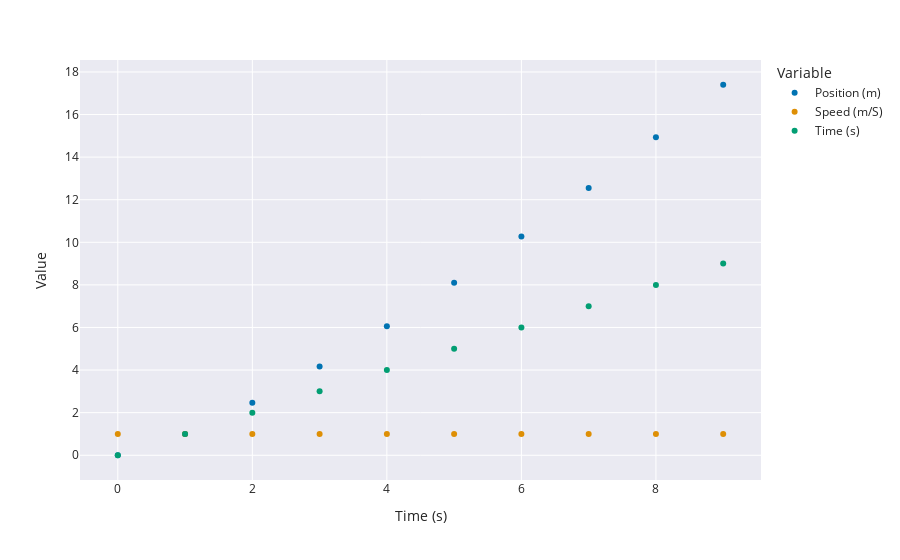

Notebook code for this chart:
### Code cell
df = pd.DataFrame({'time__s__': range(10), 'position__m__': [i**1.3 for i in range(10)], 'speed__m/s__': 10*[1]})
fig = px.scatter(df,x='time__s__', y=['position__m__', 'speed__m/s__'])
fig+px.scatter(df,x='time__s__', y='time__s__')

### Figure 1 — Plotly figure (JSON) as saved in the notebook; plotly's stock layout.template omitted (floating-point values rounded to 4 significant figures)
{"data": [{"hovertemplate": "Variable=position__m__<br>Time (s)=%{x}<br>Value=%{y}<extra></extra>", "legendgroup": "Position (m)", "marker": {"color": "#0173b2", "symbol": "circle"}, "mode": "markers", "name": "Position (m)", "orientation": "v", "showlegend": true, "type": "scatter", "x": [0, 1, 2, 3, 4, 5, 6, 7, 8, 9], "xaxis": "x", "y": [0, 1, 2.462, 4.171, 6.063, 8.103, 10.27, 12.55, 14.93, 17.4], "yaxis": "y"}, {"hovertemplate": "Variable=speed__m/s__<br>Time (s)=%{x}<br>Value=%{y}<extra></extra>", "legendgroup": "Speed (m/S)", "marker": {"color": "#de8f05", "symbol": "circle"}, "mode": "markers", "name": "Speed (m/S)", "orientation": "v", "showlegend": true, "type": "scatter", "x": [0, 1, 2, 3, 4, 5, 6, 7, 8, 9], "xaxis": "x", "y": [1, 1, 1, 1, 1, 1, 1, 1, 1, 1], "yaxis": "y"}, {"hovertemplate": "Time (s)=%{y}<extra></extra>", "legendgroup": "", "marker": {"color": "#029e73", "symbol": "circle"}, "mode": "markers", "name": "Time (s)", "orientation": "v", "showlegend": true, "type": "scatter", "x": [0, 1, 2, 3, 4, 5, 6, 7, 8, 9], "xaxis": "x", "y": [0, 1, 2, 3, 4, 5, 6, 7, 8, 9], "yaxis": "y"}], "layout": {"legend": {"title": {"text": "Variable"}, "tracegroupgap": 0}, "margin": {"t": 60}, "xaxis": {"anchor": "y", "domain": [0, 1], "title": {"text": "Time (s)"}}, "yaxis": {"anchor": "x", "domain": [0, 1], "title": {"text": "Value"}}}}
